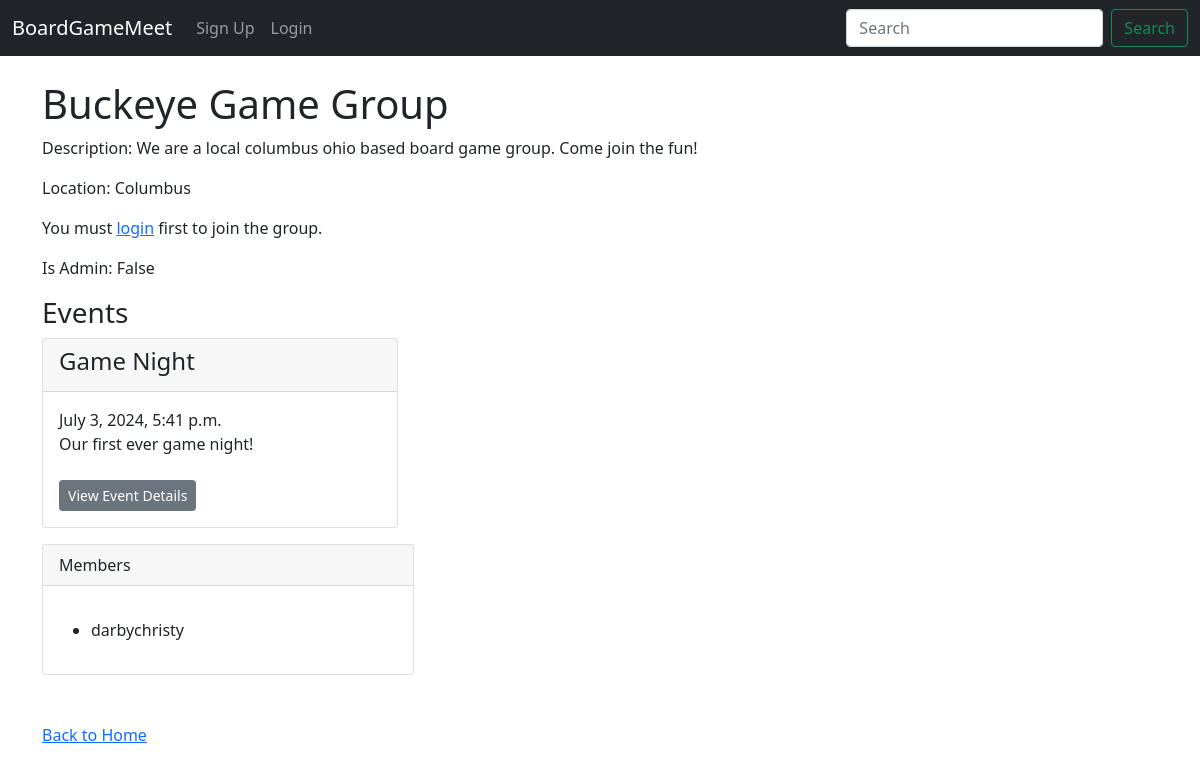
Page /group/buckeye-game-group-2/ on the earlier database version.
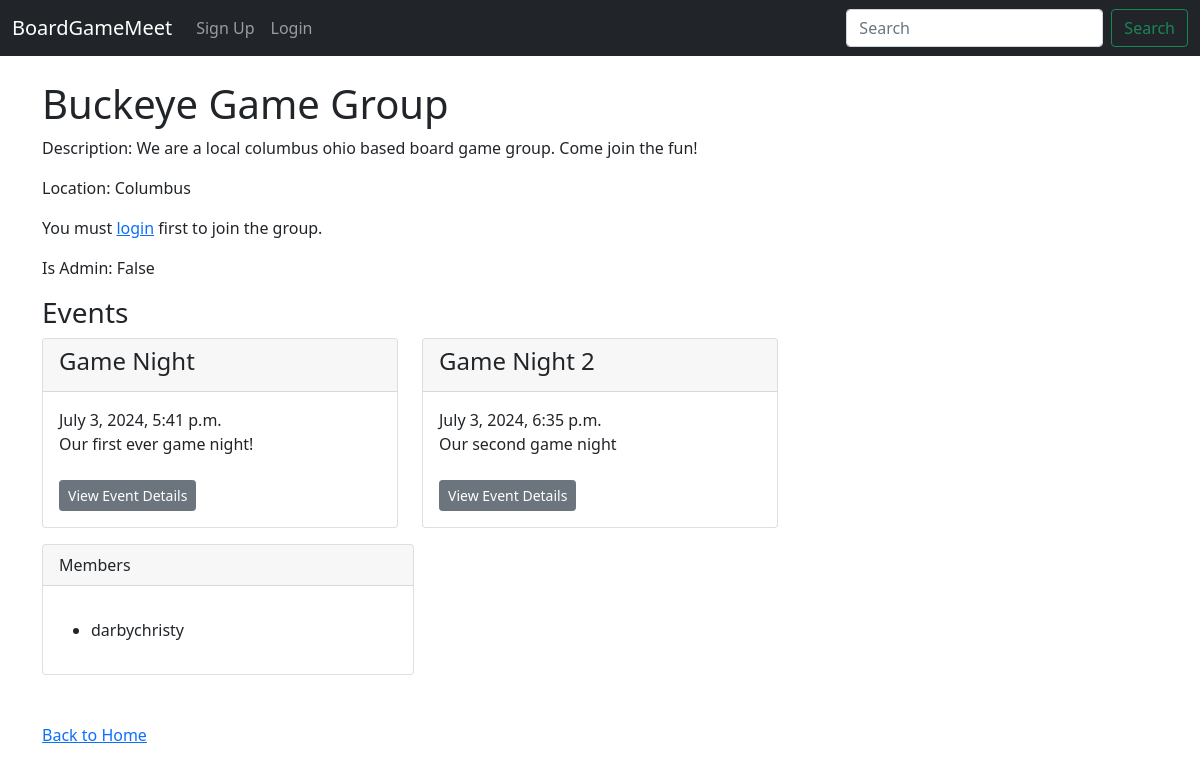
Same page on the later database version.
### boardgame/models.py (models this page shows, shortened)
class Event(models.Model):
    group = models.ForeignKey(Group, on_delete=models.CASCADE)
    title = models.CharField(max_length=100)
    description = models.TextField()
    date_time = models.DateTimeField()
    location = models.ForeignKey('EventLocation', on_delete=models.CASCADE)
    attendees = models.ManyToManyField(User, through='EventAttendance')
    nominations = models.ManyToManyField(Game, through='GameNomination')

### boardgame/views.py (the view, shortened to what this page needs)
# urls.py: path('group/<slug:group_slug>/', views.group_profile, name='group_profile'),
def group_profile(request, group_slug):
    group = get_object_or_404(Group, slug=group_slug)
    members = group.members.all()
    is_member = False
    is_admin = False
    if request.user.is_authenticated:
        is_member = members.filter(id=request.user.id).exists()
        is_admin = GroupMembers.objects.filter(user=request.user, group=group, is_admin=True).exists()
    events = Event.objects.filter(group=group).order_by('title')
    context = {
        'group': group,
        'is_admin': is_admin,
        'events': events,
        'members': members,
        'is_member': is_member,
    }
    return render(request, 'boardgame/group_profile.html', context)

### boardgame/templates/boardgame/group_profile.html (shortened to what this page needs)
{% extends 'boardgame/base.html' %}
{% block content %}
    <h1>{{ group.name }}</h1>
    <p>Description: {{ group.description }}</p>
    <p>Location: {{ group.location }}</p>
    <div>
        {% if user.is_authenticated %}
            <form method="POST" action="">
                {% csrf_token %}
                {% if is_member %}
                    <button type="submit" class="btn btn-secondary btn-sm" name="leave">Leave Group</button>
                {% else %}
                    <button type="submit" class="btn btn-secondary btn-sm" name="join">Join Group</button>
                {% endif %}
            </form>
        {% else %}
            <p>You must <a href="{% url 'login' %}">login</a> first to join the group.</p>
        {% endif %}
    </div>
     <p>Is Admin: {{ is_admin }}</p>
    <h3>Events</h3>
    <div class="row">
        {% for event in events %}
            <div class="col-md-4 mb-3">
                <div class="card">
                    <div class="card-header">
                        <h4>{{ event.title }}</h4>
                    </div>
                    <div class="card-body">
                        <p class="card-text">
                            {{ event.date_time }}<br/>
                            {{ event.description }}<br/><br/>
                            <a href="{% url 'event_details' event.id %}" class="btn btn-secondary btn-sm">View Event Details</a>
                        </p>
                    </div>
                </div>
            </div>
        {% endfor %}
    </div>
    <div class="col-sm-4">
        <div class="card">
            <div class="card-header">
                Members
            </div>
            <div class="card-body">
                <p class="card-text">
                    <ul>
                        {% for member in members %}
                            <li>{{ member.username }}</li>
                        {% endfor %}
                    </ul>
                </p>
            </div>
        </div>
    </div>
    <br/><br/>
    <div>
        <a href="{% url 'home' %}">Back to Home</a>
    </div>
{% endblock %}

Differences in the rows shown:
added Event: title "Game Night 2", date_time "July 3, 2024, 6:35 p.m.", description "Our second game night"
